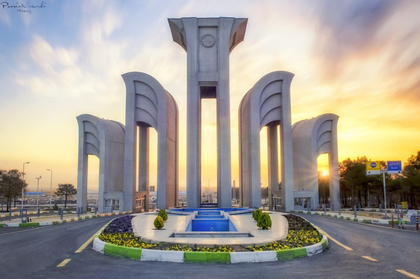
%> input picture HW_01/CV_HW_1/Q_3/Test_1.ppm, 420 x 279 px, shrunk from 1282 x 852 before the run
$ octave q3.m   (GNU Octave 9; MATLAB toolbox functions it lacks are replaced by stand-ins)
%> lines starting %> are read from the running program, lines starting %| are printed output that depends on the picture
image=imread('test_1.ppm');
%> image is the input picture: size 279x420x3 uint8; mean R, G, B 164, 158.7, 150.4

% Extract red, green, and blue channels
R=image(:,:,1);
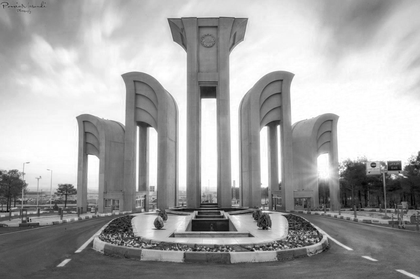
%> R: size 279x420 uint8; min 0, max 255, mean 164
G=image(:,:,2);
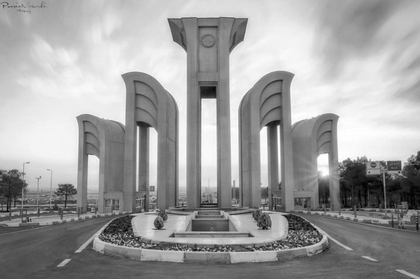
%> G: size 279x420 uint8; min 0, max 255, mean 158.7
B=image(:,:,3);
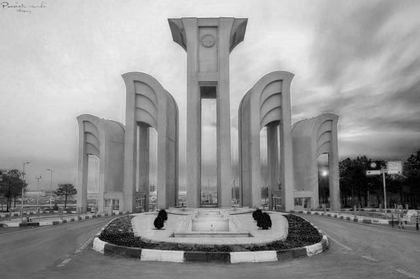
%> B: size 279x420 uint8; min 0, max 246, mean 150.4

% Get image dimensions
[height, width, numberOfChannels] = size(image);
%> height = 279; width = 420; numberOfChannels = 3

GrayScale=zeros(height,width);

% Convert color image to grayscale by minimizing color differences
%loop to each pixel
%> (the run ends here)
